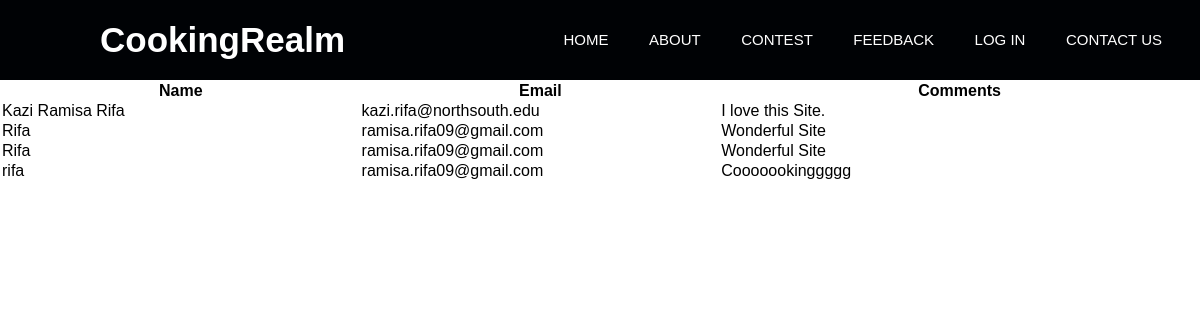
Screenshot of /Dashboard.php with the database file from the repository.
### tables this page shows
CREATE TABLE `contact` (
  `Name` varchar(50) NOT NULL,
  `Email` varchar(50) NOT NULL,
  `Comments` varchar(200) NOT NULL
);

### Dashboard.php (the view, shortened to what this page needs)
<?php
include 'connection.php';
  $sql = "SELECT * FROM Contact";
  $result = mysqli_query($conn, $sql);
  if (mysqli_num_rows($result) > 0) {
?>
<!DOCTYPE html>
<html>
<head>
	<link rel="stylesheet" type="text/css" href="style.css">
<body>
  <header>
    <?php include 'header.php';?>
              </header>
<table width="100%">
	  <tr>
	  	<th  width= "30%">Name</th>
	  	<th  width= "30%">Email</th>
	  	<th  width= "40%">Comments</th>
	  </tr>
	  <?php
     while($row = mysqli_fetch_assoc($result)) {
		 ?>
				<tr>
                                        <td>
                                            <?php echo $row["Name"]; ?>
                                        </td>
                                        <td>
                                            <?php echo $row["Email"]; ?>
                                        </td>
                                        <td>
                                            <?php echo $row["Comments"]; ?>
                                        </td>
                                        	 </tr>
		 <?php
     }
	 ?>
	 </table>
	 <?php
   } else {
     echo "0 results";
   }
?>
</body>
</html>

### CSS/style.css (style rules this page uses)
* { padding: 0; margin: 0; text-decoration: none; list-style: none; box-sizing: border-box; }
body { font-family: sans-serif; }

### rows the page displays
contact: Name "Kazi Ramisa Rifa", Email "kazi.rifa@northsouth.edu", Comments "I love this Site."
contact: Name "Rifa", Email "ramisa.rifa09@gmail.com", Comments "Wonderful Site"
contact: Name "Rifa", Email "ramisa.rifa09@gmail.com", Comments "Wonderful Site"
contact: Name "rifa", Email "ramisa.rifa09@gmail.com", Comments "Cooooookinggggg"
